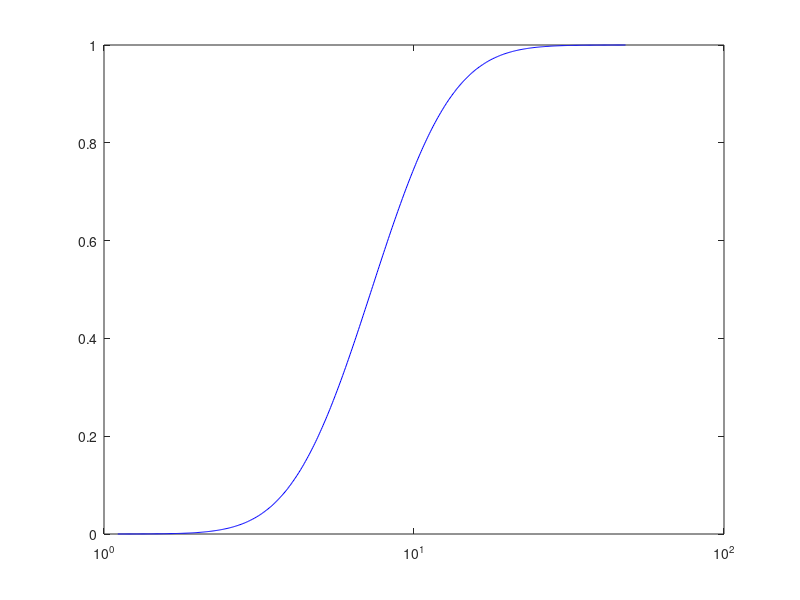

Write MATLAB code to recreate this figure. (Note: this script raises an error after producing the figure.)
function [ D50,D84,GSDuse,GS_Dg,GS_Sigma,GSDlength,Grain_mmAvg ]...
    = GSDGeneration_NORMv1( )

    %% THIS CODE CREATES A NORMALLY DISTRIBUTED GRAIN SIZE DISTRIBUTION
    % SPECIFYING A GEOMTRIC MEAN GRAIN SIZE AND THE STANDARD DEVIATION.
    
    %%%%%%%%%%%%%%%%%%%%%%%%%%%%%%%%%%%%%%%%%%%%%%%%%%%%%%%%%%%%%%%%%%%%%%%
    %% STEP 1: CREATE NORMAL DISTRIBUTION
    
    prompt = {'Enter the geometric mean grain size in millimeters (2.0 - 32.0):',...
        'Enter the standard deviation of the distribution (0.25 - 2.0):'};
    dlg_title = 'Friction angle measurement virtual streambed and particle number details';
    num_lines = 1;
    defaultans = {'7.3','0.68'};
    ILanswer = inputdlg(prompt,dlg_title,num_lines,defaultans);
    % Pass the distribution mean to a variable
    GS_Dg = str2double(ILanswer{1});
    % Convert the geometric mean value (in millimeters) to Psi units
    GS_DgPsi = log2(GS_Dg);
    %GS_DgPsi = log2(GS_Dg) / log(2);
    % Pass the standard deviation input to a variable
    GS_Sigma = str2double(ILanswer{2});
    % Specify the limits x of the normal distribution - this is equivalent
    % to defining the Psi-based limits of the grain size distribution pdf
    Upper_GSLimit = GS_DgPsi + (4 * GS_Sigma);
    Lower_GSLimit = GS_DgPsi - (4 * GS_Sigma);
    ND_Limits = (Lower_GSLimit:0.01:Upper_GSLimit);
    % Convert the limits to grain size in millimeters
    GS_inMM = 2.^ND_Limits;
    % Make the distribution based on the information just provided
    Distro = cdf('Normal',ND_Limits,GS_DgPsi,GS_Sigma);
    % Plot the distribution for inspection
    % Specify a plot style
    plotStyle = {'b-'};
    % Make the plot
    h1 = figure(1);
    plot(GS_inMM,Distro,plotStyle{1});
    % Make x-axis log scale
    set(gca,'xscale','log')
    ax = gca;
    % x-axis limits
    ax.XLim = [10^(-1) 10^(2.5)];
    % Turn grid on
    grid on;
    % Specify axis labels
    ylabel('Percent finer'),xlabel('Grainsize (mm)');
    title('Simulated Grain Size Distribution');
    
    FAModelFig1 = ('Model_GSDistribution2.png');
    % Export a file and specify dimensions, etc.
    set(gcf, 'Units','centimeters')
    set(gcf,'PaperType','B5','PaperPositionMode','auto') 
    print(h1,'-dpng',FAModelFig1,'-r600');
    
    %%%%%%%%%%%%%%%%%%%%%%%%%%%%%%%%%%%%%%%%%%%%%%%%%%%%%%%%%%%%%%%%%%%%%%%
    %% STEP 2: COMPUTE THE GRAIN SIZE STATISTICS NEEDED FOR THE FRICTION 
    % ANGLE MEASUREMENTS. THIS REQUIRES THREE COLUMN VECTORS WITH GRAIN SIZE 
    % (MM), GRAIN SIZE (PSI) AND THE ASSOCIATED CUMULATIVE DISTRIBUTION VALUE
    
    % Specify Psi Scale
    PsiLowLimit = -4.0;
    PsiUppLimit = 12.0;
    PsiScale = PsiLowLimit:0.5:PsiUppLimit;
    
    % Specify the PsiRange vector for analysis
    PsiLow = PsiScale(find(PsiScale<Lower_GSLimit,1,'last'));
    PsiUpp = PsiScale(find(PsiScale>Upper_GSLimit,1,'first'));
    %PsiRange = (PsiLowLimit:0.5:PsiUppLimit);
    PsiRange = (PsiLow:0.5:PsiUpp);
    [~,PsiN] = size(PsiRange);
    if  PsiN == 1
        error('Error. Grain size distribution has only one grain size')
    end
    % Find indices which line up with half-scale psi values over the range
    % specified above, and write the associated grain sizes to a new
    % vector, and then write the associated cumulative distribution
    % probability density values to a new vector
    % Index variable
    Index(1,length(PsiRange)) = zeros;
    % Grain size distribution in mm
    GS_Distro_MM(1,length(PsiRange)) = zeros;
    % Grain size cumulative probability distribution
    GS_Distro_CD(1,length(PsiRange)) = zeros;
    % Enter loop
    for j = 1:length(PsiRange)
        
        if j < length(PsiRange)
            
           Index(j) = find(ND_Limits > PsiRange(j),1,'first');
            
        else
            
           Index(j) = find(ND_Limits < PsiRange(j),1,'last'); 
            
        end
        GS_Distro_MM(j) = GS_inMM(1,Index(j));
        GS_Distro_CD(j) = Distro(1,Index(j));
    
    end
    
    % Identify the D50 grain size    
    D50 = GS_inMM(mean(find(Distro < 0.5,1,'last'),find(Distro > 0.5,1,'first')));
    % Identify the D84 grain size 
    D84 = GS_inMM(mean(find(Distro < 0.84,1,'last'),find(Distro > 0.84,1,'first')));
    
    %%%%%%%%%%%%%%%%%%%%%%%%%%%%%%%%%%%%%%%%%%%%%%%%%%%%%%%%%%%%%%%%%%%%%%%
    %% STEP THREE: PACKAGE THE GRAIN SIZE AND CUMULATIVE DISTRIBUTION 
    % VECOTRS INTO A MATRIX 
    
    % Create the matrix and flip the data so it lines up with the friction
    % angle calculations
    GSD = [GS_Distro_MM; PsiRange; GS_Distro_CD]';
    
    %%%%%%%%%%%%%%%%%%%%%%%%%%%%%%%%%%%%%%%%%%%%%%%%%%%%%%%%%%%%%%%%%%%%%%%
    %% STEP FOUR:IDENTIFY THE GRAIN SIZE (MM AND PSI) AND THE CUMULATIVE 
    % DISTRIBUION TO USE FOR THE FRICTION ANGLE CALCULATIONS
            
    % First identify the address of the 'last' ~ 0 value in the cumm
    % distribution of the computed grain size distribution and then
    % the 'first' 1 in the distribution.  This eliminates size
    % classes which do not account for mass within the distribution
    g0 = find(GSD(:,3)>0.000001,1,'first');
    g100 = find(GSD(:,3)>0.9999,1,'first');
    % Changed this to operate on the array rather than row or
    % column for each spatial node.
    GSDuse = GSD(g0:g100,:);
    
    % Compute a few other statistics before closing this out
    GSDlength = length(GSDuse) - 1;
    % Set the vector index parameter - the number of grain classes    
    j = 1:GSDlength;
    % Compute characteristic grain size of each size class in the bed.
    % First compute the average Psi class for the grain size distro
    Grain_PsiAvg(j) = ((GSDuse(j,2) + GSDuse(j+1,2)) * 0.5);
    % Now compute the size in mm.
    Grain_mmAvg(j) = 2 .^ Grain_PsiAvg(j);
    clear j
        
    %%%%%%%%%%%%%%%%%%%%%%%%%%%%%%%%%%%%%%%%%%%%%%%%%%%%%%%%%%%%%%%%%%%%%%%
end
